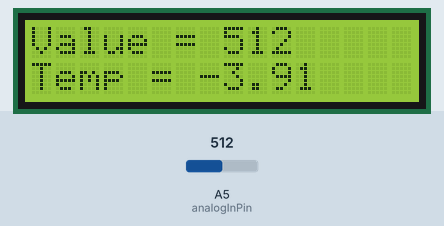
Simulated run of this sketch. Board: Arduino Uno, built with avr-gcc and run on an emulated ATmega328P. On the bench: 16×2 character LCD. The inputs (shaded band) are chosen by the test bench; at power-on: A5 (analogInPin) = 512.

Above: at 1.2 s.
1.3 s: A5 (analogInPin) set to 716
At 1.8 s:
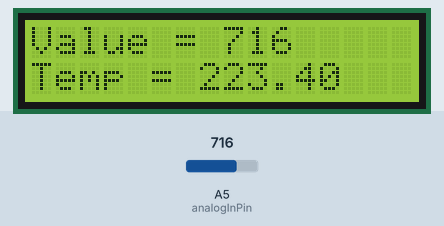
2.9 s: A5 (analogInPin) set to 900
At 4.0 s:
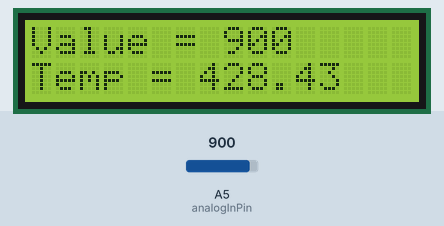
4.4 s: A5 (analogInPin) set to 1023
At 5.3 s:
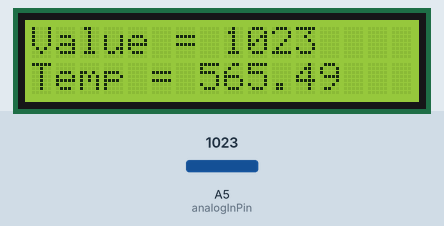
Timing chart, 0 to 7.4 s (numbered marks = the images above; inputs shaded):
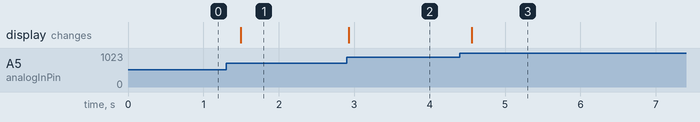

The sketch:

temperature_sensor_code.ino
```cpp
#include <LiquidCrystal.h>

const int rs = 8, en = 9, d4 = 10, d5 = 11, d6 = 12, d7 = 13;
LiquidCrystal lcd(rs, en, d4, d5, d6, d7);

const int analogInPin = A5;

// Deze waarden moeten worden gecallibeerd per 'sensor (voltage devider)'
// https://www.youtube.com/watch?v=GCNyZt_vZW4

const int SensorValueLow = 520;
const int SensorValueDiff = 35; // differance between high and low sensor value
const int TempValueDiff = 39; // differance between high and low Temp value
const int TempValueLow = 5;

int sensorValue = 0;
double Temp = 0;

void setup()
{
  Serial.begin(9600);
  lcd.begin(16,2);
}

void loop()
{
  //Deze code kan in een functie worden geplaatst om makkelijk een array van 8 temperaturen op te bouwen
  sensorValue = analogRead(analogInPin);
  Temp = sensorValue-SensorValueLow;
  Temp = Temp/SensorValueDiff;
  Temp = Temp*TempValueDiff;
  Temp = Temp+TempValueLow;

  lcd.setCursor(0,0);
  lcd.print("Value = ");
  lcd.setCursor(8,0);
  lcd.print(sensorValue);

  lcd.setCursor(0,1);
  lcd.print("Temp = ");
  lcd.setCursor(7,1);
  lcd.print(Temp);

  delay(200);
}
```

Measured:
- after the input at 1.3 s, the display: changes after 0.20 s (image 1)
- after the input at 2.9 s, the display: changes at once (image 2)
- after the input at 4.4 s, the display: changes after 0.16 s (image 3)
